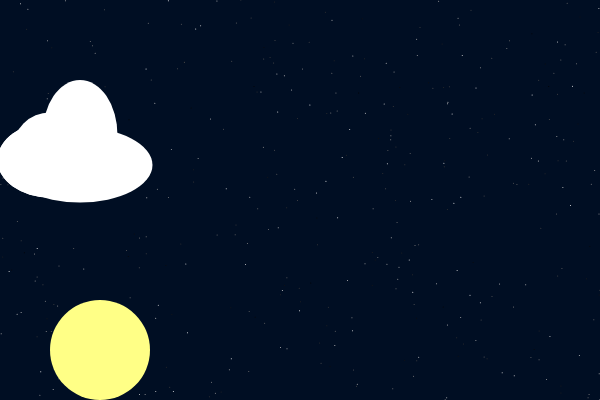
Frame 1 (no input)
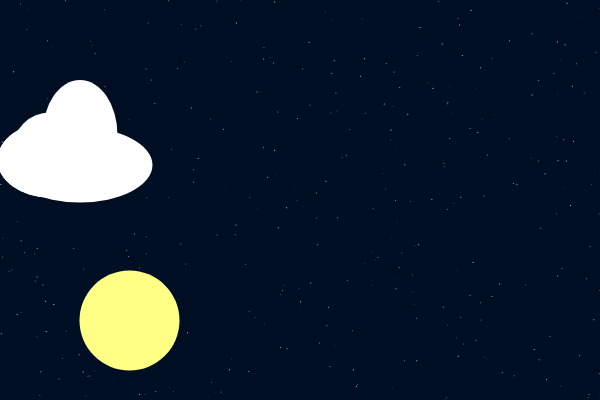
Frame 60 (no input)
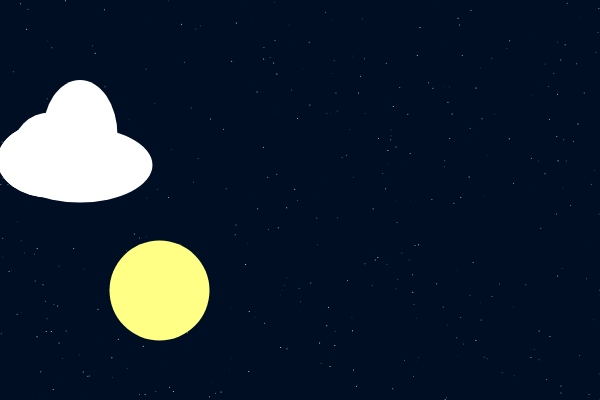
Frame 120 (the mouse pressed at the canvas centre since frame 60)

The p5.js sketch that drew these frames (run headless with seeded random() and noise() and a simulated clock; from frame 60 on, the mouse is pressed at the canvas centre):

// p5.js sketch
// ── sketch.js
/*
Code Originally By: Professor D on March 2017. Retyped and commented by Ashleigh Nichols 5/2017
An example of arrays of Objects
*/

var stars = []; // declares an empty array
var moon;


function setup() { //begins the setup function
  createCanvas(600, 400); //creates a canvas that is 600w by 400h

  for (var i = 0; i < 400; i++) { //begins for loop that will iterate over the stars loop
    stars[i] = { //signals that the code that is coming next will define what stars is
        x1: random(0, width), //the x position can be anywhere between a random (x) point and the width of the canvas
        y1: random(0, height), // the y positioncan be anywhere between a random (y) point and the height of the canvas
        display: function() { //when beginning this loop, run the following bit of code:
            stroke(random(255)); //make the stroke color any random color and
            point(this.x1, this.y1); //make the points at any random (x) and random (y) point
          } //ends the display function
      } //ends the stars array loop
  } //ends for loop
  moon = { //begins the moon object
      x: 100, //x axis at 100
      y: 350, // y axis at 350
      diam: 100, //diameter is 100
      xspeed: .5, // it will move at .5 along the x axis and 
      yspeed: .5, //it will move at .5 along the y axis
    } //ends the moon object

  cloud = { //begins the cloud object
      x: 50, // at 50 on the x axis
      y: 150, //at 150 on the y axis
      diam: 75, //has a diameter of 75
      col: 255 // will be white
    } //ends the cloud object
} //ends the setup function

function draw() { //begins the draw function.
  background(0, 14, 35); //makes the canvas bacground a midnight blue color
  for (var i = 0; i < stars.length; i++) { //sets up a for loop to iterate through the stars array
    stars[i].display(); //displays each star
  } //ends the for loop
  noStroke(); //will remove stroke from the code that follows
  fill(255, 255, 134); //will make the fill a yellowy color
  ellipse(moon.x, moon.y, moon.diam, moon.diam); //calls upon the moon object dimentions declaired earlier in the setup function

  if (moon.x > 0 || moon.x < width && moon.y > 0 || moon.x < height) { //sets up a loop with multiple arguments to create the effect of the moon moving across the sky based on the following conditions:
    moon.x = moon.x + moon.xspeed; //the moon will move positively along the x axis and
    moon.y = moon.y - moon.yspeed; // the moon will move negatively along the y axis, creating a diaganal movement
  } // ends the moon for conditional statement loop

  //the following cloud constructor function helps to replace verbose code
  noStroke(); //the clouds will not have a stroke around them
  fill(cloud.col); //calling the cloud.col variable assigned earlier in the code
  ellipse(cloud.x, cloud.y, cloud.diam, cloud.diam); //default cloud dimentions assigned
  ellipse(cloud.x + 30, cloud.y - 15, cloud.diam, cloud.diam + 35); //modified clould dimentions to create new shapes w/o writing extra code
  ellipse(cloud.x, cloud.y + 10, cloud.diam + 30, cloud.diam); //""
  ellipse(cloud.x, cloud.y + 10, cloud.diam, cloud.diam); //""
  ellipse(cloud.x + 30, cloud.y + 15, cloud.diam + 70, cloud.diam); //""
  ellipse(cloud.x, cloud.y + 10, cloud.diam + 30, cloud.diam); //""

  /*redundant code-- same as other constructor function, but this code could be edited to make another cloud further to the right
 noStroke();
  fill(cloud.col);
  ellipse(cloud.x, cloud.y, cloud.diam, cloud.diam);
  ellipse(cloud.x + 90, cloud.y - 15, cloud.diam, cloud.diam + 70);
  ellipse(cloud.x, cloud.y + 10, cloud.diam + 30, cloud.diam);
  ellipse(cloud.x, cloud.y + 10, cloud.diam, cloud.diam);
  ellipse(cloud.x + 90, cloud.y + 15, cloud.diam + 70, cloud.diam);
  ellipse(cloud.x, cloud.y + 10, cloud.diam + 30, cloud.diam); 
*/
} //ends draw function
